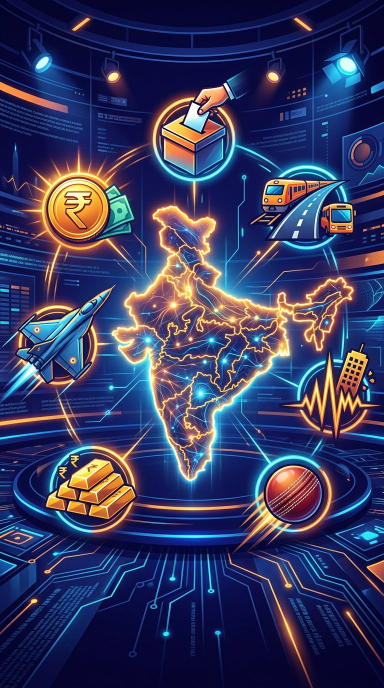
#> input picture projects/india_last_24h/scene_01_newsroom_hook.jpg, 768 x 1376 px, found by its file name (shown at 1/2 size)
$ python build_frames.py
#> lines starting #> are read from the running program, lines starting #| are printed output that depends on the picture
from pathlib import Path
from PIL import Image, ImageDraw, ImageFont, ImageOps, ImageFilter

ROOT=Path('/home/user/india_last_24h_short'); W,H=1080,1920
FONT='/usr/share/fonts/truetype/dejavu/DejaVuSans-Bold.ttf'; REG='/usr/share/fonts/truetype/dejavu/DejaVuSans.ttf'
def F(n,bold=True): return ImageFont.truetype(FONT if bold else REG,n)
# [8 lines left out: function wrap, not called in this run]
def textblock(draw,xy,text,font,fill,maxw,spacing=8,stroke=0,stroke_fill=None):
    s=wrap(draw,text,font,maxw); draw.multiline_text(xy,s,font=font,fill=fill,spacing=spacing,stroke_width=stroke,stroke_fill=stroke_fill); return draw.multiline_textbbox(xy,s,font=font,spacing=spacing,stroke_width=stroke)
def fit_img(path,size): return ImageOps.contain(Image.open(path).convert('RGB'),size,Image.Resampling.LANCZOS).convert('RGBA')
def make_base(path=None,color=(16,26,58,255)):
#> called with path = 'scene_01_newsroom_hook.jpg', color = (16, 26, 58, 255)
    if path: return ImageOps.fit(Image.open(ROOT/path).convert('RGB'),(W,H),Image.Resampling.LANCZOS,centering=(.5,.5)).convert('RGBA')
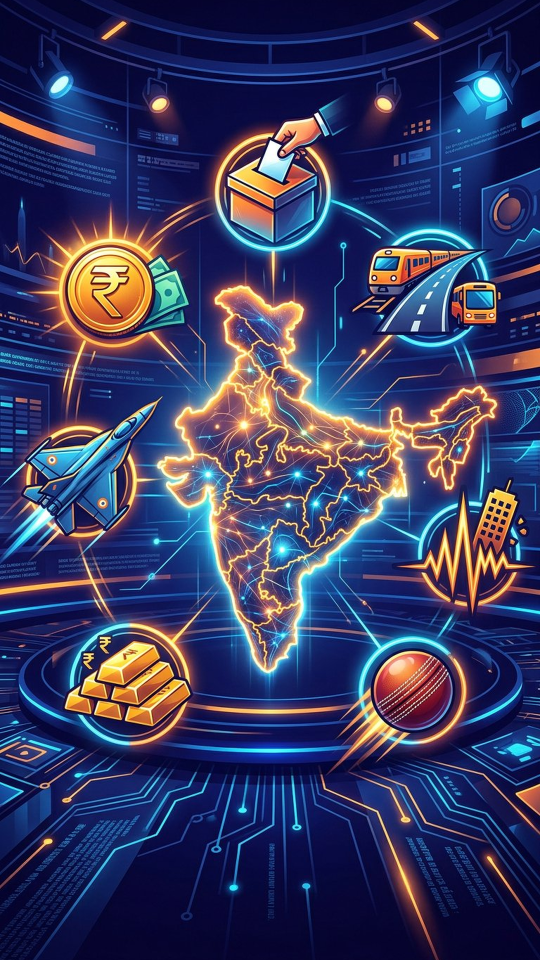
#> returned value: PIL image 1080x1920 RGBA (shown at 1/2 size); mean R, G, B, A 55.4, 58.3, 97.4, 255
    return Image.new('RGBA',(W,H),color)
def common(c,no,label='NEWS DESK · 7 OCT 2026'):
#> called with no = 1, label = 'NEWS DESK · 7 OCT 2026'
    ov=Image.new('RGBA',(W,H),(0,0,0,0)); d=ImageDraw.Draw(ov); d.rectangle((0,0,W,210),fill=(16,26,58,120)); c=Image.alpha_composite(c,ov); d=ImageDraw.Draw(c)
#> after `ov = Image.new('RGBA', (W, H), (0, 0, 0, 0))`: ov: PIL image 1080x1920 RGBA; every value is 0
    # Permanent channel branding: use the user's Benaqaab OS logo on every frame.
#> (the run stopped early here; a loop or call above may not have finished)
